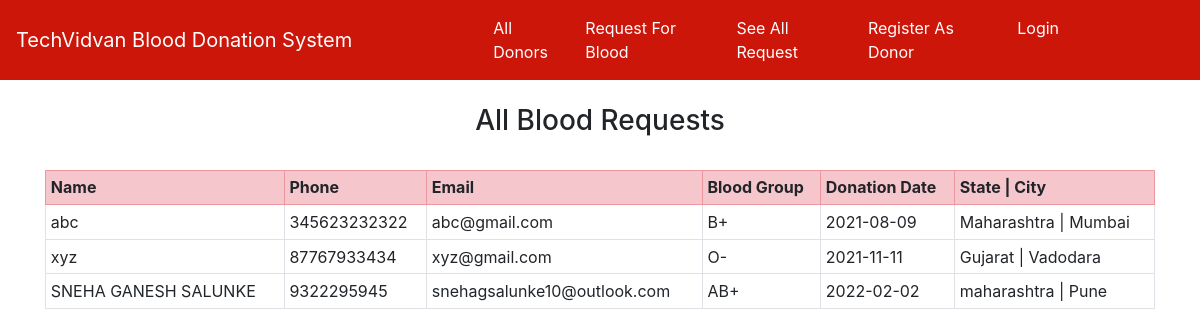
The app's page /see_all_request/ with its own data.
### home/models.py (models this page shows, shortened)
class RequestBlood(models.Model):
    name = models.CharField(max_length=100)
    email = models.EmailField()
    phone = models.CharField(max_length=20)
    state = models.CharField(max_length=200, blank=True)
    city = models.CharField(max_length=300, blank=True)
    address = models.CharField(max_length=500, blank=True)
    blood_group = models.ForeignKey(BloodGroup, on_delete=models.CASCADE)
    date = models.CharField(max_length=100, blank=True)

class BloodGroup(models.Model):
    name = models.CharField(max_length=5)
    def __str__(self):
        return self.name

### home/views.py (the view)
# urls.py: path("see_all_request/", views.see_all_request, name="see_all_request"),
def see_all_request(request):
    requests = RequestBlood.objects.all()
    return render(request, "see_all_request.html", {'requests':requests})

### home/templates/see_all_request.html (shortened to what this page needs)
{% extends 'base.html' %}
{% block body %}
<div class="container">
{% if requests %}
<h3 class="text-center">All Blood Requests</h3>
<br>
<table class="table table-sm table-bordered">
  <tr class="table-danger">
    <th>Name</th>
    <th>Phone</th>
    <th>Email</th>
    <th>Blood Group</th>
    <th>Donation Date</th>
    <th>State | City</th>
  </tr>
  {% for i in requests %}
    <tr>
      <td>{{i.name}}</td>
      <td>{{i.phone}}</td>
      <td>{{i.email}}</td>
      <td>{{i.blood_group}}</td>
      <td>{{i.date}}</td>
      <td>{{i.state}} | {{i.city}}</td>
    </tr>
  {% endfor %}
</table>
{% else %}
<h2>No Blood Request Available</h2>
{% endif %}
</div>
{% endblock %}

### records on screen
RequestBlood: name "abc", phone "345623232322", email "abc@gmail.com", blood_group "B+", date "2021-08-09", state "Maharashtra", city "Mumbai"
RequestBlood: name "xyz", phone "87767933434", email "xyz@gmail.com", blood_group "O-", date "2021-11-11", state "Gujarat", city "Vadodara"
RequestBlood: name "SNEHA GANESH SALUNKE", phone "9322295945", email "snehagsalunke10@outlook.com", blood_group "AB+", date "2022-02-02", state "maharashtra", city "Pune"
